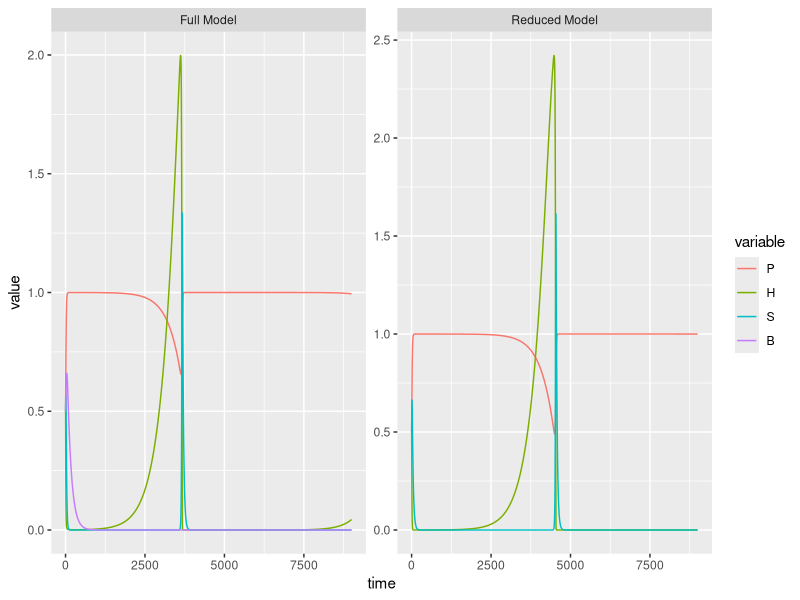
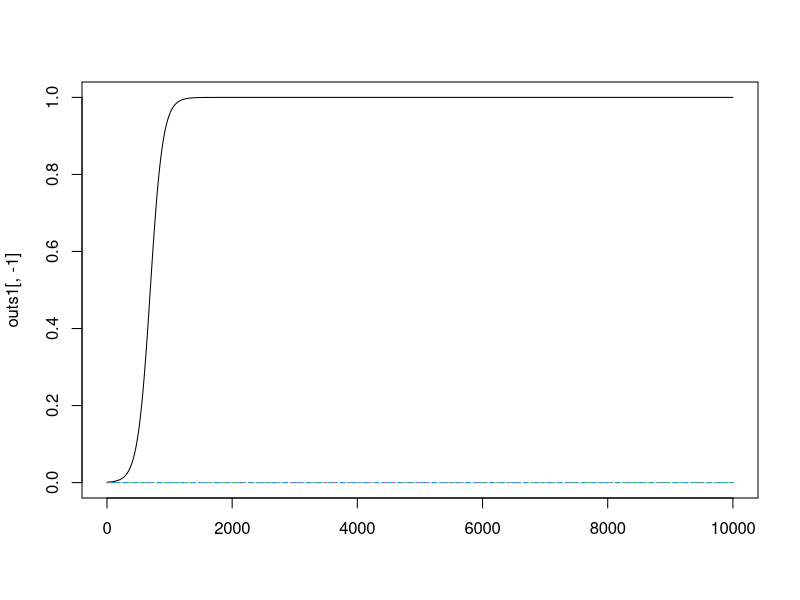
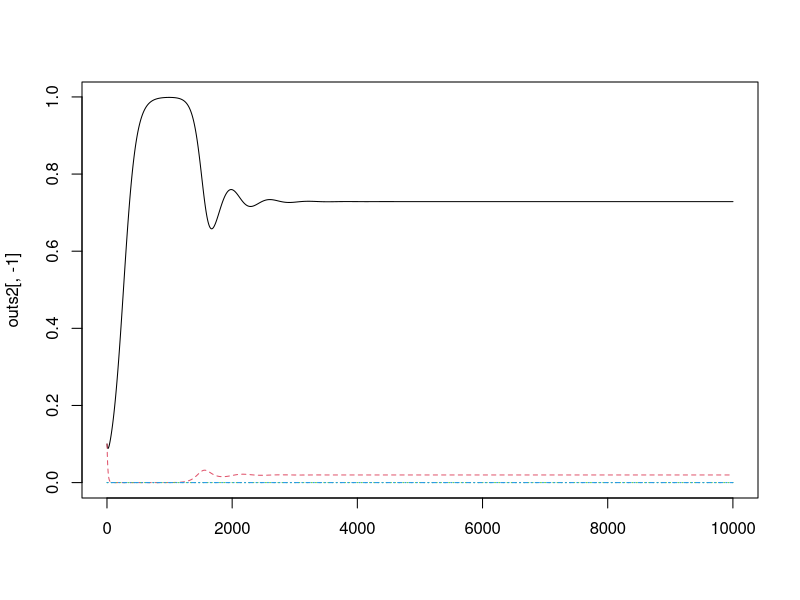

Write R code to recreate these figures, in order.
# # My idea is to investigate using simple mechanistic model 
# # under which conditions we would be able to reproduce the results seen 
# # in the study.
# 
# # The most important aspects of the model is its structure and the experiment. 
# # - Parameters will be subjected to simulations to evaluate the parameter space.
# # - Parameters evaluated again after the top-predators are removed to see 
# #   where we are in the parameter space 
# # - Variation in parameters should be included.
# # - Individual-based model could be implemented as well to model behavioral changes.
# 
# # What is going to be the benchmark? 
# # Biomass ratios 
# # and variation in biomass
# 
# 
# 
# # Model for the diamond module is taken from McCann, Hastings and Huxel (1998) Nature.
# 
# library(deSolve)
# 
# # Parameters and variables
# # R - resource density
# # C1 is the density of the first consumer species (herbivores)
# # C2 density of the second consumer (spiders)
# # P density of top predator
# 
# # K - carrying capacity 
# # P0, H0 - half saturation densities of the resource and C1
# # x_i is mass specific metabolic rate of species i measured relative to the
# #     production-to-biomass ratio of the resource population 
# # y_i is ingestion rate per unit metabolic rate of species i
# # O_ij is a fraction indicating the preference of species i for consuming 
# #     resource j
# # r - growth rate of plants (equals to 1)
# 
# # I will model functional responses explicitly
# # Herbivores are only ones eating the plants
# # Herbivores are consumed by both top-predators (B for birds) and spiders (S)
# # Birds eat both herbivores and spiders.
# 
# fullModule <- function(t, state, parameters) {
#   with(as.list(c(state, parameters)),{
#     dP <-  r*P*(1-P/K)-(o_HP*x_H*y_H*P*H)/(P+P0) # C1 is the only consumer of the Resource
#     dH <- -x_H*H*(1-(o_HP*y_H*P)/(P+P0))-(o_SH*x_S*y_S*H*S)/(H+H0)-(o_BH*y_B*x_B*H*B)/(o_BH*H+(1-o_BH)*S+H0)
#     dS <- -x_S*S*(1-(o_SH*y_S*H)/(H+H0))-((1-o_BH)*y_B*x_B*S*B)/(o_BH*H+(1-o_BH)*S+H0)
#     dB <- -x_B*B*(1-(o_BH*y_B*H+(1-o_BH)*y_B*S)/(o_BH*H+(1-o_BH)*S+H0))
#     list(c(dP,dH,dS,dB))
#   })
# }
# 
# params <- c(r = 1         ,
#             K = 1         , # environmental 
#             o_BS = 0.7    , # preference of birds for spiders
#             o_BH = 0.3    , # preference of birds for herbivores
#             o_HP = 1      , # preference of herbivores for plants
#             x_H  = 0.4    ,
#             y_H  = 2.009  ,
#             x_B  = 0.1   ,
#             y_B  = 5      ,
#             P0   = 0.16129,
#             o_SH = 1      , # preference of spiders for herbivores
#             x_S  = 0.7    ,
#             y_S  = 3.5    ,
#             H0   = 0.9
#             ) 
# 
# state <- c(P = 100, H = 10, S = 5, B = 20)
# times <- seq(0,50, by = 0.1)
# 
# out <- ode(y = state, times = times, func = fullModule, parms = params)
# 
# matplot(out[,-1], type = "l")
# 
# # What parameters I should use?
# 
# 
# 
# # Create a search algorithm to scan the parameter space to get plausible results
# 
# 
# 
# 



library(deSolve)
# Define full model
fullModule <- function(t, state, parameters) {
  with(as.list(c(state, parameters)),{
    dP <-  r*P*(1-P/K)-(o_HP*x_H*y_H*P*H)/(P+P0)
    dH <- -x_H*H*(1-(o_HP*y_H*P)/(P+P0))-(o_SH*x_S*y_S*H*S)/(H+H0)-(o_BH*y_B*x_B*H*B)/(o_BH*H+(1-o_BH)*S+H0)
    dS <- -x_S*S*(1-(o_SH*y_S*H)/(H+H0))-((1-o_BH)*y_B*x_B*S*B)/(o_BH*H+(1-o_BH)*S+H0)
    dB <- -x_B*B*(1-(o_BH*y_B*H+(1-o_BH)*y_B*S)/(o_BH*H+(1-o_BH)*S+H0))
    list(c(dP,dH,dS,dB))
  })
}

reducedModule <- function(t, state, parameters) {
  # This models the a simple food chain without the top predators
  with(as.list(c(state, parameters)),{
    dP <-  r*P*(1-P/K)-(o_HP*x_H*y_H*P*H)/(P+P0)
    dH <- -x_H*H*(1-(o_HP*y_H*P)/(P+P0))-(o_SH*x_S*y_S*H*S)/(H+H0)
    dS <- -x_S*S*(1-(o_SH*y_S*H)/(H+H0))
    list(c(dP,dH,dS))
  })
}

# mass specific metabolic rate
metabolic_rate_herbivores <- 0.1
metabolic_rate_birds <- 0.08
metabolic_rate_spiders <- 0.3

# ingestion rate per unit metabolic rate of species i
multipl <- 1
ingestion_rate_herbivores <- 1.5 * multipl
ingestion_rate_birds <- 5 * multipl
ingestion_rate_spiders <- 5 * multipl

half_sat_plants <- 0.2
half_sat_herbivores <- 0.5

params_fm <- c(r = 1         ,
            K = 1       , # environmental 
            
            
            o_BS = 0.7    , # preference of birds for spiders
            o_BH = 0.3    , # preference of birds for herbivores
            o_HP = 1      , # preference of herbivores for plants
            o_SH = 1      , # preference of spiders for herbivores
            
            
            x_H  = metabolic_rate_herbivores,
            x_B  = metabolic_rate_birds,
            x_S  = metabolic_rate_spiders,
            
            y_H  = ingestion_rate_herbivores  , 
            y_B  = ingestion_rate_birds  ,
            y_S  = ingestion_rate_spiders    , # ing.rates
            
            P0   = half_sat_plants,
            H0   = half_sat_herbivores) 

params_rm <- c(r = 1         ,
               K = 1       , # environmental 
            
            
               o_HP = 1      , # preference of herbivores for plants
               o_SH = 1      , # preference of spiders for herbivores
            
            
               x_H  = metabolic_rate_herbivores,
               x_S  = metabolic_rate_spiders,
            
               y_H  = ingestion_rate_herbivores  , 
               y_B  = ingestion_rate_birds  ,
               y_S  = ingestion_rate_spiders ,
               
               P0   = half_sat_plants,
               H0   = half_sat_herbivores) 


stateFM <- c(P = 0.5, H = 0.5, S = 0.5, B = 0.5)
stateRM <- c(P = 0.5, H = 0.5, S = 0.5)
times <- seq(0,900, by = 0.1)

outFM <- ode(y = stateFM, times = times, func = fullModule,    parms = params_fm)
outRM <- ode(y = stateRM, times = times, func = reducedModule, parms = params_rm)

library(reshape2)
df.fm <- data.frame(time = 1:nrow(outFM), outFM[,-1])
df.fm.melt <- melt(df.fm, id = "time")
df.fm.melt$model <- "Full Model"

df.rm <- data.frame(time = 1:nrow(outRM), outRM[,-1])
df.rm.melt <- melt(df.rm, id = "time")
df.rm.melt$model <- "Reduced Model"

df.bm <- rbind(df.fm.melt, df.rm.melt)

library(ggplot2)
ggplot(df.bm, aes(x = time, y = value, color = variable))+
  geom_line()+
  facet_wrap(~model, scales = "free")



# Build the model-up starting with just plants add herbivores, spiders, and birds

# Step 1 plants

# mass specific metabolic rate
metabolic_rate_herbivores <- 1
metabolic_rate_birds <- 1
metabolic_rate_spiders <- 1

# ingestion rate per unit metabolic rate of species i
multipl <- 1
ingestion_rate_herbivores <- 1.7 * multipl
ingestion_rate_birds <- 5 * multipl
ingestion_rate_spiders <- 3 * multipl

half_sat_plants <- 0.51
half_sat_herbivores <- 0.5

params <- c(r = 0.1, K = 1, 
            o_BS = 0.7, o_BH = 0.3, o_HP = 1, o_SH = 1,
               x_H  = metabolic_rate_herbivores,
               x_B  = metabolic_rate_birds,
               x_S  = metabolic_rate_spiders,
               y_H  = ingestion_rate_herbivores, 
               y_B  = ingestion_rate_birds,
               y_S  = ingestion_rate_spiders,
               P0   = half_sat_plants,
               H0   = half_sat_herbivores) 

stateS1 <- c(P = 0.001, H = 0, S = 0, B = 0)
times <- seq(0,1000, by = 0.1)
outs1 <- ode(y = stateS1, times = times, func = fullModule, parms = params)

# That is a pretty good simulation of the successional growth
matplot(outs1[,-1], type = "l")

# Qualitative characteristics must be in place: i.e. herbivore biomass cannot exceed that of plants

# STEP 2 add. herbivores

#apply.equation for herb vs plants

stateS2 <- c(P = 0.1, H = 0.1, S = 0, B = 0)
outs2 <- ode(y = stateS2, times = times, func = fullModule, parms = params)
matplot(outs2[,-1], type = "l")

# Bifurcation function ----
# To get bifurcation I need to simulate by starting with the last initial point in teh 

# for a given trajectory scan the whole 
outs2[,2]

# Think about parameters ----
# What are average body masses of insects spiders and insectivorous birds and plants?
